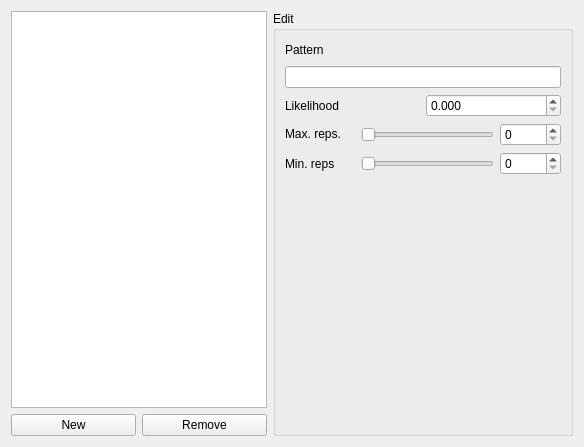
               <widget class="QWidget" name="widget">
                <attribute name="title">
                 <string>Repeats</string>
                </attribute>
                <layout class="QHBoxLayout" name="horizontalLayout_13">
                 <item>
                  <layout class="QVBoxLayout" name="verticalLayout_7">
                   <item>
                    <widget class="QTableWidget" name="table_repeats">
                     <property name="minimumSize">
                      <size>
                       <width>150</width>
                       <height>100</height>
                      </size>
                     </property>
                     <property name="maximumSize">
                      <size>
                       <width>300</width>
                       <height>16777215</height>
                      </size>
                     </property>
                    </widget>
                   </item>
                   <item>
                    <layout class="QHBoxLayout" name="horizontalLayout_9">
                     <item>
                      <widget class="QPushButton" name="btn_new_repeat">
                       <property name="text">
                        <string>New</string>
                       </property>
                      </widget>
                     </item>
                     <item>
                      <widget class="QPushButton" name="btn_rm_repeat">
                       <property name="text">
                        <string>Remove</string>
                       </property>
                      </widget>
                     </item>
                    </layout>
                   </item>
                  </layout>
                 </item>
                 <item>
                  <widget class="QGroupBox" name="group_repeat_edit">
                   <property name="minimumSize">
                    <size>
                     <width>300</width>
                     <height>0</height>
                    </size>
                   </property>
                   <property name="title">
                    <string>Edit</string>
                   </property>
                   <layout class="QVBoxLayout" name="verticalLayout_23">
                    <item>
                     <layout class="QVBoxLayout" name="verticalLayout_11">
                      <item>
                       <widget class="QLabel" name="label_pattern">
                        <property name="minimumSize">
                         <size>
                          <width>0</width>
                          <height>20</height>
                         </size>
                        </property>
                        <property name="text">
                         <string>Pattern</string>
                        </property>
                       </widget>
                      </item>
                      <item>
                       <widget class="QLineEdit" name="lineEdit_pattern">
                        <property name="text">
                         <string/>
                        </property>
                        <property name="maxLength">
                         <number>10000000</number>
                        </property>
                       </widget>
                      </item>
                     </layout>
                    </item>
                    <item>
                     <layout class="QHBoxLayout" name="horizontalLayout_12">
                      <item>
                       <widget class="QLabel" name="label_likelihood">
                        <property name="text">
                         <string>Likelihood</string>
                        </property>
                       </widget>
                      </item>
                      <item>
                       <widget class="QDoubleSpinBox" name="doubleSpinBox_likelihood">
                        <property name="decimals">
                         <number>3</number>
                        </property>
                        <property name="maximum">
                         <double>1.000000000000000</double>
                        </property>
                        <property name="singleStep">
                         <double>0.001000000000000</double>
                        </property>
                       </widget>
                      </item>
                     </layout>
                    </item>
                    <item>
                     <layout class="QHBoxLayout" name="horizontalLayout_10">
                      <item>
                       <widget class="QLabel" name="label_max_reps">
                        <property name="minimumSize">
                         <size>
                          <width>70</width>
                          <height>20</height>
                         </size>
                        </property>
                        <property name="maximumSize">
                         <size>
                          <width>80</width>
                          <height>20</height>
                         </size>
                        </property>
                        <property name="text">
                         <string>Max. reps.</string>
                        </property>
                       </widget>
                      </item>
                      <item>
                       <widget class="QSlider" name="horizontalSlider_max_reps">
                        <property name="maximum">
                         <number>1000</number>
                        </property>
                        <property name="orientation">
                         <enum>Qt::Horizontal</enum>
                        </property>
                       </widget>
                      </item>
                      <item>
                       <widget class="QSpinBox" name="spinBox_max_reps">
                        <property name="maximum">
                         <number>10000</number>
                        </property>
                       </widget>
                      </item>
                     </layout>
                    </item>
                    <item>
                     <layout class="QHBoxLayout" name="horizontalLayout_7">
                      <item>
                       <widget class="QLabel" name="label_min_reps">
                        <property name="minimumSize">
                         <size>
                          <width>70</width>
                          <height>20</height>
                         </size>
                        </property>
                        <property name="text">
                         <string>Min. reps</string>
                        </property>
                       </widget>
                      </item>
                      <item>
                       <widget class="QSlider" name="horizontalSlider_min_reps">
                        <property name="maximum">
                         <number>1000</number>
                        </property>
                        <property name="orientation">
                         <enum>Qt::Horizontal</enum>
                        </property>
                       </widget>
                      </item>
                      <item>
                       <widget class="QSpinBox" name="spinBox_min_reps">
                        <property name="maximum">
                         <number>10000</number>
                        </property>
                       </widget>
                      </item>
                     </layout>
                    </item>
                    <item>
                     <spacer name="verticalSpacer">
                      <property name="orientation">
                       <enum>Qt::Vertical</enum>
                      </property>
                      <property name="sizeHint" stdset="0">
                       <size>
                        <width>20</width>
                        <height>249</height>
                       </size>
                      </property>
                     </spacer>
                    </item>
                   </layout>
                  </widget>
                 </item>
                </layout>
               </widget>
